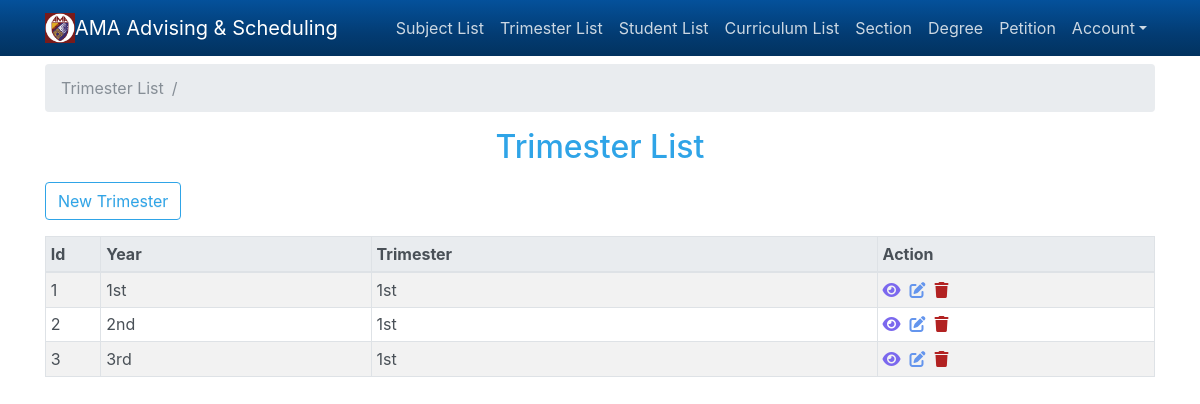
The page /index.php?menu=trimester_list (signed in) on the database its author committed.
### tables this page shows
CREATE TABLE `trimester_list` (
  `id` int(11) NOT NULL,
  `year` int(11) NOT NULL,
  `trimester` int(11) NOT NULL
);

### includes/db_config.php (called while the page is built, shortened)
<?php
$host = 'localhost';
$user = 'root';
$password = '';
$database = 'ama';
$connect = mysqli_connect($host, $user, $password, $database);
function query($sql) {
	global $connect;
	$result = mysqli_query($connect, $sql);
	return $result;
}
function year_trimester($x) {
	if($x == 1){
		return $x . 'st';
	} elseif($x == 2) {
		return $x . 'nd';
	} elseif($x == 3){
		return $x . 'rd';
	} else {
		return $x . 'th';
	}
}

### pages/trimester_list.php (the view, shortened to what this page needs)
<?php
$trimester_list = query("SELECT * from trimester_list");
?>
<ol class="breadcrumb">
	<li class="breadcrumb-item active">Trimester List</li>
	<li class="breadcrumb-item active"></li>
</ol>
<h2 class="text-center">Trimester List</h2>
<div class="mt-3">
	<div class="form-group">
		<a class="btn btn-outline-primary" href="index.php?new=trimester">New Trimester</a>
	</div>
	<div class="table-responsive">
		<table class="table table-sm table-bordered table-hover table-striped">
			<thead class="thead-light">
				<tr>
					<th>Id</th>
					<th>Year</th>
					<th>Trimester</th>
					<th>Action</th>
				</tr>
			</thead>
			<tbody>
				<?php
				if ($trimester_list):
					while ($trimester = mysqli_fetch_assoc($trimester_list)): ?>
							<tr>
								<td width="5%"><?php echo $trimester['id'] ?></td>
								<td><?php echo year_trimester($trimester['year']) ?></td>
								<td><?php echo year_trimester($trimester['trimester']) ?></td>
								<td width="25%">
									<a href="index.php?view=trimester_subject&view_id=<?php echo $trimester['id'] ?>" title="View Subjects"><i class="fas fa-eye"></i></a>&nbsp;
									<a href="index.php?edit=trimester&edit_id=<?php echo $trimester['id'] ?>" title="Edit"><i class="fas fa-edit"></i></a>&nbsp;
									<a href="index.php?delete=trimester&delete_id=<?php echo $trimester['id'] ?>" title="Delete"><i class="fas fa-trash"></i></a>
								</td>
							</tr>
							<?php
					endwhile;
				endif;
				?>
			</tbody>
		</table>
	</div>
</div>

### css/mystyle.css (style rules this page uses)
.fa-edit { color: #6495ED; }
.fa-trash { color: #B22222; }
.fa-eye { color: #7B68EE; }

### rows shown on the page
trimester_list: id "1", year "1st", trimester "1st"
trimester_list: id "2", year "2nd", trimester "1st"
trimester_list: id "3", year "3rd", trimester "1st"
